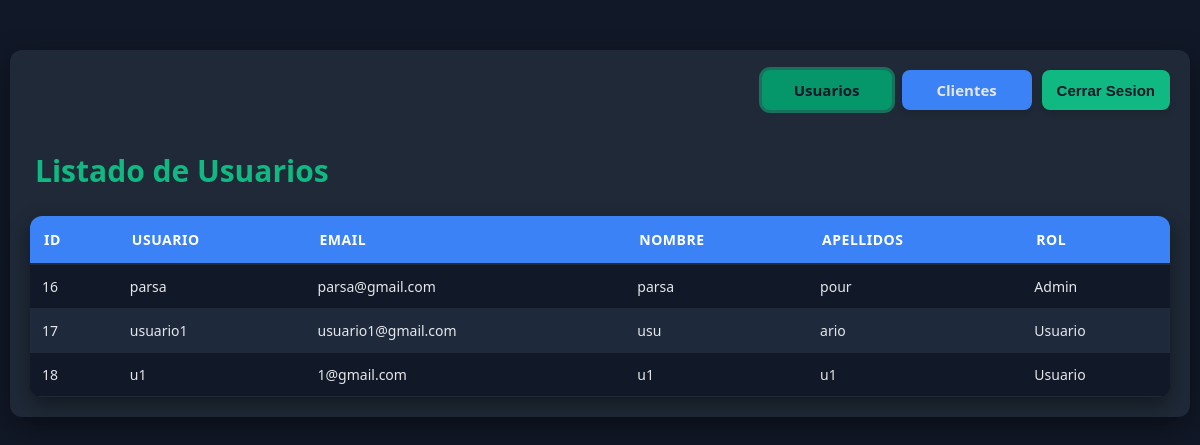
The app's page /ejercicioGestionUsuarios/listados/listado.php, older data.
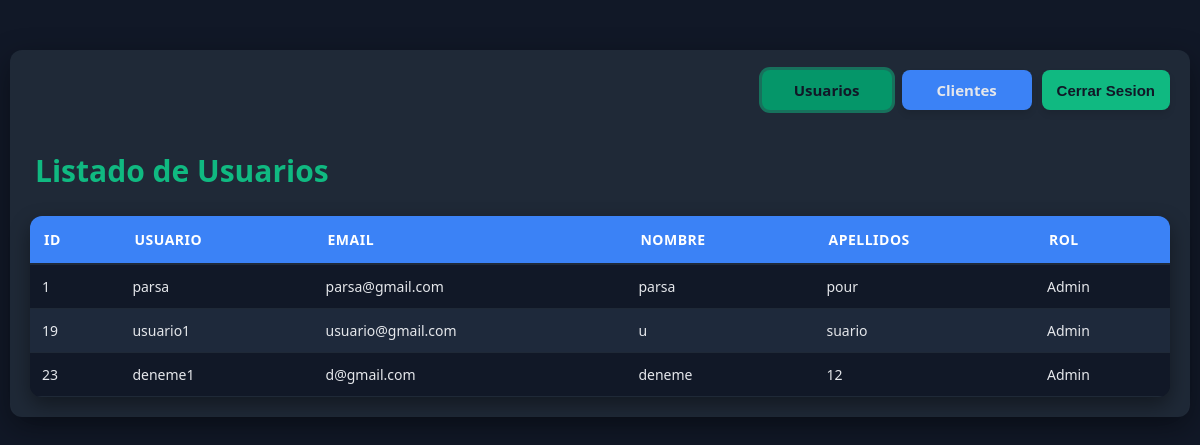
The same page, newer data.
### tables this page shows
CREATE TABLE "usuarios" (
	"usuario_id"	INTEGER NOT NULL UNIQUE,
	"usuario"	TEXT,
	"email"	TEXT,
	"nombre"	TEXT,
	"apellidos"	TEXT,
	"rol_id"	INTEGER,
	"password"	TEXT,
	PRIMARY KEY("usuario_id" AUTOINCREMENT),
	FOREIGN KEY("rol_id") REFERENCES "roles"("rol_id")
);

### ejercicioGestionUsuarios/models/Usuarios.php (called while the page is built, shortened)
<?php
class Usuario
{
    public $usuario_id;
    public $usuario;
    public $email;
    public $nombre;
    public $apellidos;
    public $rol_id;
    public function __construct($data = [])
    {
        if (!empty($data)) {
            $this->usuario_id = $data['usuario_id'] ?? null;
            $this->usuario    = $data['usuario'] ?? null;
            $this->email      = $data['email'] ?? null;
            $this->nombre     = $data['nombre'] ?? null;
            $this->apellidos  = $data['apellidos'] ?? null;
            $this->rol_id     = $data['rol_id'] ?? null;
        }
    }
    public function getId()
    {
        return $this->usuario_id ?? 0;
    }
    public function getUsuario()
    {
        return ($this->usuario ?? '');
    }
    public function getEmail()
    {
        return $this->email ?? '';
    }
    public function getNombre()
    {
        return $this->nombre ?? '';
    }
    public function getApellidos()
    {
        return $this->apellidos ?? '';
    }
    public function getRolId()
    {
        return $this->rol_id ?? 0;
    }
    public static function obtenerTodos($pdo)
    {
        $stmt = $pdo->query("SELECT * FROM usuarios");
        $usuarios = [];
        while ($row = $stmt->fetch(PDO::FETCH_ASSOC)) {
            $usuarios[] = new self($row);
        }
        return $usuarios;
    }
}

### ejercicioGestionUsuarios/listados/listado.php (the view, shortened to what this page needs)
<?php
require_once __DIR__ . "/../utils.php";
$usu = new Usuario();
$usuarios = $usu->obtenerTodos($pdo);
?>
<!doctype html>
<html lang="es">
<head>
    <link rel="stylesheet" href="../estilos/estilos.css">
</head>
<body>
    <div class="tabla-contenedor">
        <h1>Listado de Usuarios</h1>
        <div class="header-buttons">
        <a href="listado.php" class="btn primary btn-listado active-link">
            Usuarios
        </a>
        <a href="listado_clientes.php" class="btn secondary btn-listado">
            Clientes
        </a>
        <button class="btn primary btn-listado" onclick="cerrarSesion()">
            Cerrar Sesion
        </button>
    </div>
        <table>
            <tr>
                <th>ID</th>
                <th>Usuario</th>
                <th>Email</th>
                <th>Nombre</th>
                <th>Apellidos</th>
                <th>Rol</th>
            </tr>
            <?php foreach ($usuarios as $u): ?>
            <tr>
                <td><?= $u->getId() ?></td>
                <td><?= $u->getUsuario() ?></td>
                <td><?= $u->getEmail() ?></td>
                <td><?= $u->getNombre() ?></td>
                <td><?= $u->getApellidos() ?></td>
                <td><?= $u->getRolId() == 1 ? 'Admin' : 'Usuario' ?>
                </td>
            </tr>
            <?php endforeach; ?>
        </table>
    </div>
</body>
</html>

### ejercicioGestionUsuarios/estilos/estilos.css (style rules this page uses)
:root { --color-dark-main: #111827; --color-dark-card: #1f2937; --color-primary: #10b981; --color-secondary: #3b82f6; --color-text-light: #e5e7eb; --color-text-muted: #9ca3af; --color-error: #ef4444; --color-warning: #f59e0b; }
body { margin: 0; min-height: 100vh; display: flex; flex-direction: column; align-items: center; background-color: var(--color-dark-main); font-family: 'Segoe UI', Tahoma, Geneva, Verdana, sans-serif; color: var(--color-text-light); padding: 20px 0; }
.header-buttons { position: absolute; top: 20px; right: 20px; display: flex; gap: 10px; z-index: 10; }
.tabla-contenedor { width: 95%; max-width: 1300px; margin: 30px auto; padding: 20px; background-color: var(--color-dark-card); border-radius: 12px; box-shadow: 0 10px 30px rgba(0, 0, 0, 0.4); display: flex; flex-direction: column; align-items: center; position: relative; padding-top: 80px; }
.tabla-contenedor h1 { width: 100%; text-align: left; margin-bottom: 25px; padding-left: 10px; font-size: 30px; color: var(--color-primary); }
h1 { font-size: 28px; margin-bottom: 30px; font-weight: 600; text-align: center; color: var(--color-primary); }
.btn { display: inline-block; width: auto; min-width: 140px; margin: 10px 8px; padding: 12px 25px; font-size: 15px; font-weight: 600; border: none; border-radius: 8px; cursor: pointer; transition: all 0.3s ease; text-decoration: none; text-align: center; box-shadow: 0 4px 6px rgba(0, 0, 0, 0.1); }
.btn.primary { background-color: var(--color-primary); color: var(--color-dark-main); }
.btn.secondary { background-color: var(--color-secondary); color: var(--color-text-light); }
.tabla-contenedor table { width: 100%; border-collapse: separate; border-spacing: 0; border-radius: 12px; overflow: hidden; box-shadow: 0 8px 20px rgba(0,0,0,0.4); background: var(--color-dark-main); font-size: 14px; }
.tabla-contenedor th { background-color: var(--color-secondary); color: #fff; font-weight: bold; padding: 14px; text-align: left; border-bottom: 2px solid var(--color-dark-card); text-transform: uppercase; letter-spacing: 0.5px; }
.tabla-contenedor td { padding: 12px; border-bottom: 1px solid var(--color-dark-card); }
.tabla-contenedor tr:nth-child(even) { background: var(--color-dark-main); }
.tabla-contenedor tr:nth-child(odd) { background: #1e293b; }
.btn.btn-listado { padding: 10px 15px; min-width: 100px; width: auto; margin: 0; }
.btn.active-link { background-color: #059669; box-shadow: 0 0 0 3px rgba(16, 185, 129, 0.5); cursor: default; }

Row changes from the older to the newer data that the page shows:
removed usuarios: usuario_id "16", usuario "parsa", email "parsa@gmail.com", nombre "parsa", apellidos "pour", shows "Admin"
removed usuarios: usuario_id "17", usuario "usuario1", email "usuario1@gmail.com", nombre "usu", apellidos "ario", shows "Usuario"
removed usuarios: usuario_id "18", usuario "u1", email "1@gmail.com", nombre "u1", apellidos "u1", shows "Usuario"
added usuarios: usuario_id "1", usuario "parsa", email "parsa@gmail.com", nombre "parsa", apellidos "pour", shows "Admin"
added usuarios: usuario_id "19", usuario "usuario1", email "usuario@gmail.com", nombre "u", apellidos "suario", shows "Admin"
added usuarios: usuario_id "23", usuario "deneme1", email "d@gmail.com", nombre "deneme", apellidos "12", shows "Admin"
